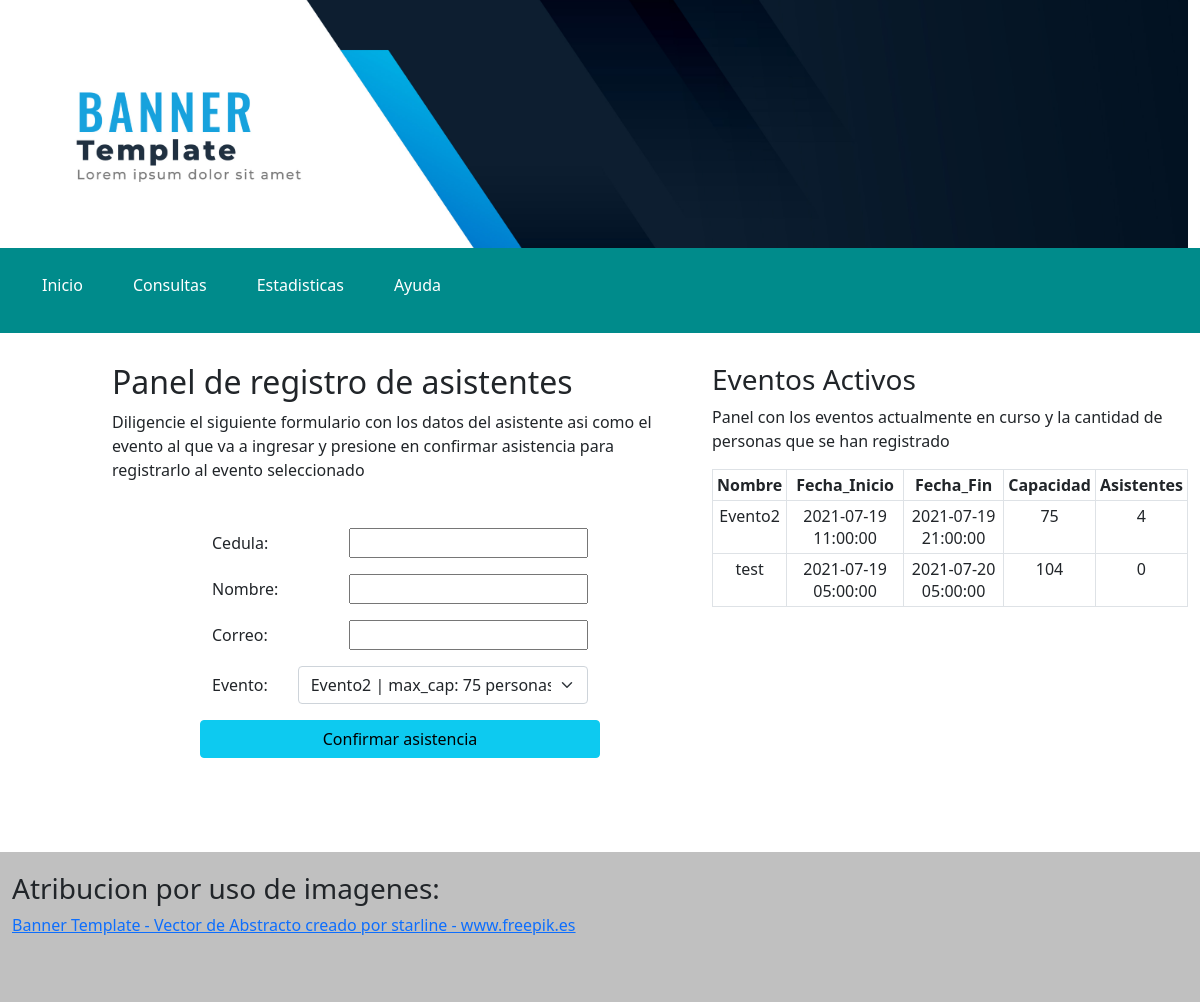
The page /asistente on the database its author committed.
### tables this page shows
CREATE TABLE `evento` (
  `id` int NOT NULL,
  `nombre` varchar(45) NOT NULL,
  `fecha_inicio` timestamp NOT NULL,
  `fecha_fin` timestamp NOT NULL,
  `capacidad_max` int NOT NULL,
  PRIMARY KEY (`id`)
);

### index.php (called while the page is built, shortened)
<?php
require_once 'libs/database.php';
require_once 'libs/app.php';
require_once 'libs/controlador.php';
$app = new App();
?>

### libs/controlador.php (called while the page is built, shortened)
<?php
class Controlador{
    function loadModel($model){
        $url = 'models/'.$model.'model.php';
    }
}
?>

### libs/vista.php (called while the page is built, shortened)
<?php
    class Vista{
        function render($nombre){
            require 'views/' . $nombre . '.php';
        }
    }
?>

### controllers/asistente.php (called while the page is built, shortened)
<?php
    class Asistente extends Controlador{
        function __construct(){
            $this->view->mensaje ="Panel de registro de asistentes";
            $this->view->info_reg="";
            $this->view->eventos = [];
        }
        function render(){
            $eventos = $this->model->activeEvents();
            $this->view->eventos = $eventos;
            $cantAsistentes = $this->model->asistentesEventos($eventos);
            $this->view->cantAsistentes = $cantAsistentes;
            $this->view->render('asistente/index');
        }
    }
?>

### models/asistentemodel.php (called while the page is built, shortened)
<?php
class AsistenteModel extends Modelo{
    public function activeEvents(){
        $items = [];
        try{
            $query = $this->db->connect()->query('Select id,nombre,capacidad_max as cap_max,fecha_inicio,fecha_fin From evento where fecha_inicio < now() && fecha_fin > now()');
            while($row = $query->fetch()){
                $item = new Evento();
                $item->id      = $row['id'];
                $item->nombre  = $row['nombre'];
                $item->cap_max = $row['cap_max'];
                $item->fecha_inicio = $row['fecha_inicio'];
                $item->fecha_fin = $row['fecha_fin'];
                array_push($items,$item);
            }
            return $items;
        }catch(PDOException $e){
            return [];
        }
    }
}
?>

### libs/database.php (called while the page is built)
<?php
class Database{
    private $host;
    private $db;
    private $user;
    private $password;
    private $charset;
    public function __construct(){
        $this->host = constant('HOST');
        $this->db = constant('DB');
        $this->user = constant('USER');
        $this->password = constant('PASSWORD');
        $this->charset = constant('CHARSET');
    }
    function connect(){
        try{
            $connection = "mysql:host=" . $this->host . ";dbname=" . $this->db . ";charset=" . $this->charset;
            $options = [
                PDO::ATTR_ERRMODE           => PDO::ERRMODE_EXCEPTION,
                PDO::ATTR_EMULATE_PREPARES  => false,
            ];
            $pdo = new PDO($connection, $this->user, $this->password, $options);
            return $pdo;
        }catch(PDOException $e){
            print_r('Error connection: ' . $e->getMessage());
        }
    }
}
?>

### views/asistente/index.php (the view, shortened to what this page needs)
<?php require 'views/Doctype.php';?>
<?php require 'views/header.php'; ?>
    <div id="content" class="container-fluid">
        <div class="row">
            <div class="col-1"></div>
            <div class="col-6">
                <h2><?php echo $this->mensaje; ?></h2>
                <p>Diligencie el siguiente formulario con los datos del asistente asi como el evento al que va a ingresar y presione en confirmar asistencia para registrarlo al evento seleccionado</p>
                <div id="reg_form" class="row">
                    <form action="<?php echo constant('URL');?>asistente/registrarAsistente" method="POST">
                        <p>Cedula: <input type="number" name="cedula" required/></p>
                        <p>Nombre: <input type="text" name="nombre" required/></p>
                        <p>Correo: <input type="email" name="correo" required/></p>
                        <p>Evento:
                            <select name="evento" class="form-select" aria-label="Default select example" required>
                                <?php include_once 'models/evento.php';
                                    foreach($this->eventos as $row){
                                        $evento = $row;
                                ?>
                                <option value="<?php echo $evento->id; ?>"><?php echo $evento->nombre; ?> | max_cap: <?php echo $evento->cap_max; ?> personas</option>
                                <?php } ?>
                            </select>
                        </p>
                        <div class="row"><input id="btn" class="btn btn-info" type="submit" value="Confirmar asistencia" /></div>
                    </form>
                </div>
            </div>
            <div class="col-5">
                <h3>Eventos Activos</h3>
                <p>Panel con los eventos actualmente en curso y la cantidad de personas que se han registrado</p>
                <table class="table table-sm table-hover table-bordered">
                    <thead>
                        <tr>
                            <th scope="col">Nombre</th>
                            <th scope="col">Fecha_Inicio</th>
                            <th scope="col">Fecha_Fin</th>
                            <th scope="col">Capacidad</th>
                            <th scope="col">Asistentes</th>
                        </tr>
                    </thead>
                    <tbody>
                        <?php include_once 'models/evento.php';
                            foreach($this->eventos as $row){
                                $evento = $row;
                        ?>
                        <tr>
                            <td><?php echo $evento->nombre; ?></td>
                            <td><?php echo $evento->fecha_inicio; ?></td>
                            <td><?php echo $evento->fecha_fin; ?></td>
                            <td><?php echo $evento->cap_max; ?></td>
                            <td><?php echo $this->cantAsistentes[$evento->id]; ?></td>
                        </tr>
                        <?php } ?>
                    </tbody>
                </table>
            </div>
        </div>
    </div>
<?php require 'views/footer.php'; ?>

### libs/app.php (shortened to what this page needs)
<?php
class App{
    function __construct(){
        $url = isset($_GET['url']) ? $_GET['url']:null;
        $url = rtrim($url,'/');
        $url = explode('/',$url);
        $file_controller = 'controllers/'.$url[0].'.php';
        if(file_exists($file_controller)){
            $controller = new $url[0];
            $controller->loadModel($url[0]);
            $nparam= sizeof($url);
            if($nparam>1){
                if($nparam>2){
                    $param = [];
                    for($i=2;$i<$nparam;$i++){
                        array_push($param,$url[$i]);
                    }
                    $controller->{$url[1]}($param);
                }else{
                    $controller->{$url[1]}();
                }
            }else{
                $controller->render();
            }
        }else{
            $controller = new Errors();
        }
    }
}
?>
</html>

### views/Doctype.php (shortened to what this page needs)
<!DOCTYPE html>
<html lang="en">
<head>
    <link href="<?php echo constant('URL'); ?>/resources/CSS/estilos.css" TYPE="text/css" rel="stylesheet">
    <link href="https://cdn.jsdelivr.net/npm/bootstrap@5.0.2/dist/css/bootstrap.min.css" rel="stylesheet">

### views/header.php
</head>
<body>
<header class="container-fluid">
    <div class="row">
        <div class="col-12">
            <img src="<?php echo constant('URL'); ?>/resources/img/banner.png" alt="Banner image" width="100%" height="auto">
        </div>
    </div>
    <div id="header" class="row">
        <ul>
            <li><a href="<?php echo constant('URL'); ?>main">Inicio</a></li>
            <li><a href="<?php echo constant('URL'); ?>consulta">Consultas</a></li>
            <li><a href="<?php echo constant('URL'); ?>estadistica">Estadisticas</a></li>
            <li><a href="<?php echo constant('URL'); ?>ayuda">Ayuda</a></li>
        </ul>
    </div>
</header>

### views/footer.php (shortened to what this page needs)
<footer class="container-fluid">
    <h3 id="Atr_img">Atribucion por uso de imagenes:</h3>
    <a href="https://www.freepik.es/vectores/abstracto">Banner Template - Vector de Abstracto creado por starline - www.freepik.es</a>
</footer>
</body>

### resources/CSS/estilos.css (style rules this page uses)
#content { margin-top: 30px; margin-bottom: 70px; }
footer { width: fit-content; height: 150px; background-color: silver; }
#Atr_img { padding-top: 20px; }
#reg_form form { margin-top: 30px; width: 400px; }
#reg_form { display: flex; align-items: center; justify-content: center; }
#reg_form select { margin-left: 30px; }
form p { display: flex; align-items: center; justify-content: space-between; }
#reg_form .row { display: flex; justify-content: center; }
#header { background: darkcyan; padding: 10px; }
#header ul li { list-style: none; display: inline; padding: 10px; margin-right: 10px; margin-top: 5px; }
#header ul li a { color: white; text-decoration: none; padding: 10px; }
#header ul { display: flex; align-items: center; }
tr { text-align: center; }

### rows shown on the page
evento: nombre "Evento2", fecha_inicio "2021-07-19 11:00:00", fecha_fin "2021-07-19 21:00:00", capacidad_max "75", id "4"
evento: nombre "test", fecha_inicio "2021-07-19 05:00:00", fecha_fin "2021-07-20 05:00:00", capacidad_max "104", id "0"

### other values the page prints
$this->mensaje "Panel de registro de asistentes"
form field evento "Evento2 | max_cap: 75 personas"
